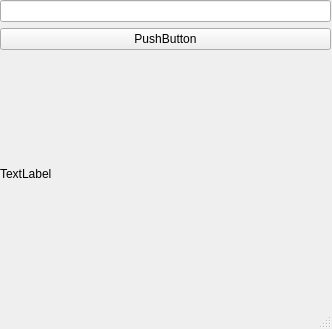
<?xml version="1.0" encoding="UTF-8"?>
<ui version="4.0">
 <class>MainWindow</class>
 <widget class="QMainWindow" name="MainWindow">
  <property name="geometry">
   <rect>
    <x>0</x>
    <y>0</y>
    <width>332</width>
    <height>329</height>
   </rect>
  </property>
  <property name="windowTitle">
   <string>Поиск</string>
  </property>
  <widget class="QWidget" name="centralwidget">
   <widget class="QWidget" name="verticalLayoutWidget">
    <property name="geometry">
     <rect>
      <x>0</x>
      <y>0</y>
      <width>331</width>
      <height>291</height>
     </rect>
    </property>
    <layout class="QVBoxLayout" name="verticalLayout">
     <item>
      <widget class="QLineEdit" name="coordsLabel"/>
     </item>
     <item>
      <widget class="QPushButton" name="findButton">
       <property name="text">
        <string>PushButton</string>
       </property>
      </widget>
     </item>
     <item>
      <widget class="QLabel" name="mapLabel">
       <property name="text">
        <string>TextLabel</string>
       </property>
      </widget>
     </item>
    </layout>
   </widget>
  </widget>
  <widget class="QMenuBar" name="menubar">
   <property name="geometry">
    <rect>
     <x>0</x>
     <y>0</y>
     <width>332</width>
     <height>18</height>
    </rect>
   </property>
  </widget>
  <widget class="QStatusBar" name="statusbar"/>
 </widget>
 <resources/>
 <connections/>
</ui>
